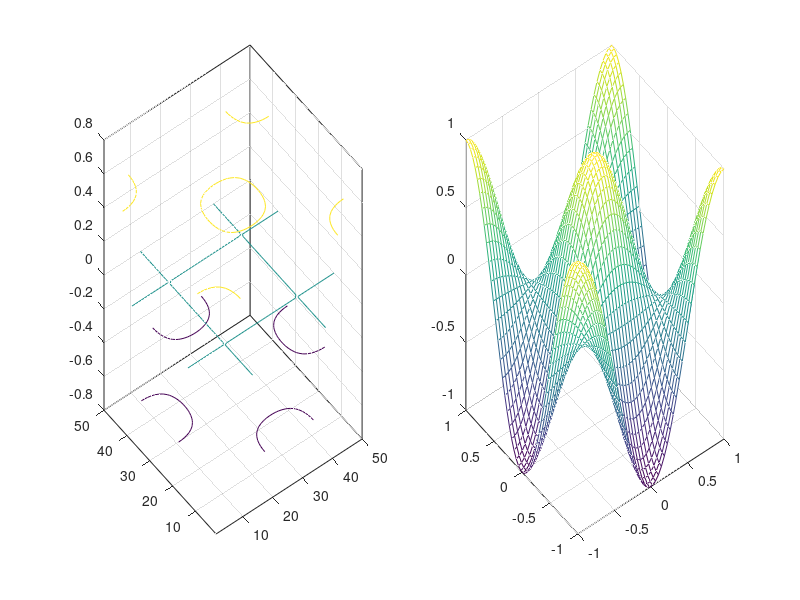

MATLAB code to generate this figure:
close all
x = linspace(-1,1,50);
y = linspace(-1,1,50);

[X,Y] = meshgrid(x,y);

Z = cos(pi*X).*cos(pi*Y);
figure
subplot(1,2,1)
contour3(Z, [-0.5 0 0.5])

subplot(1,2,2)
mesh(X,Y,Z)
% ginput()
% gtext('Du texte')